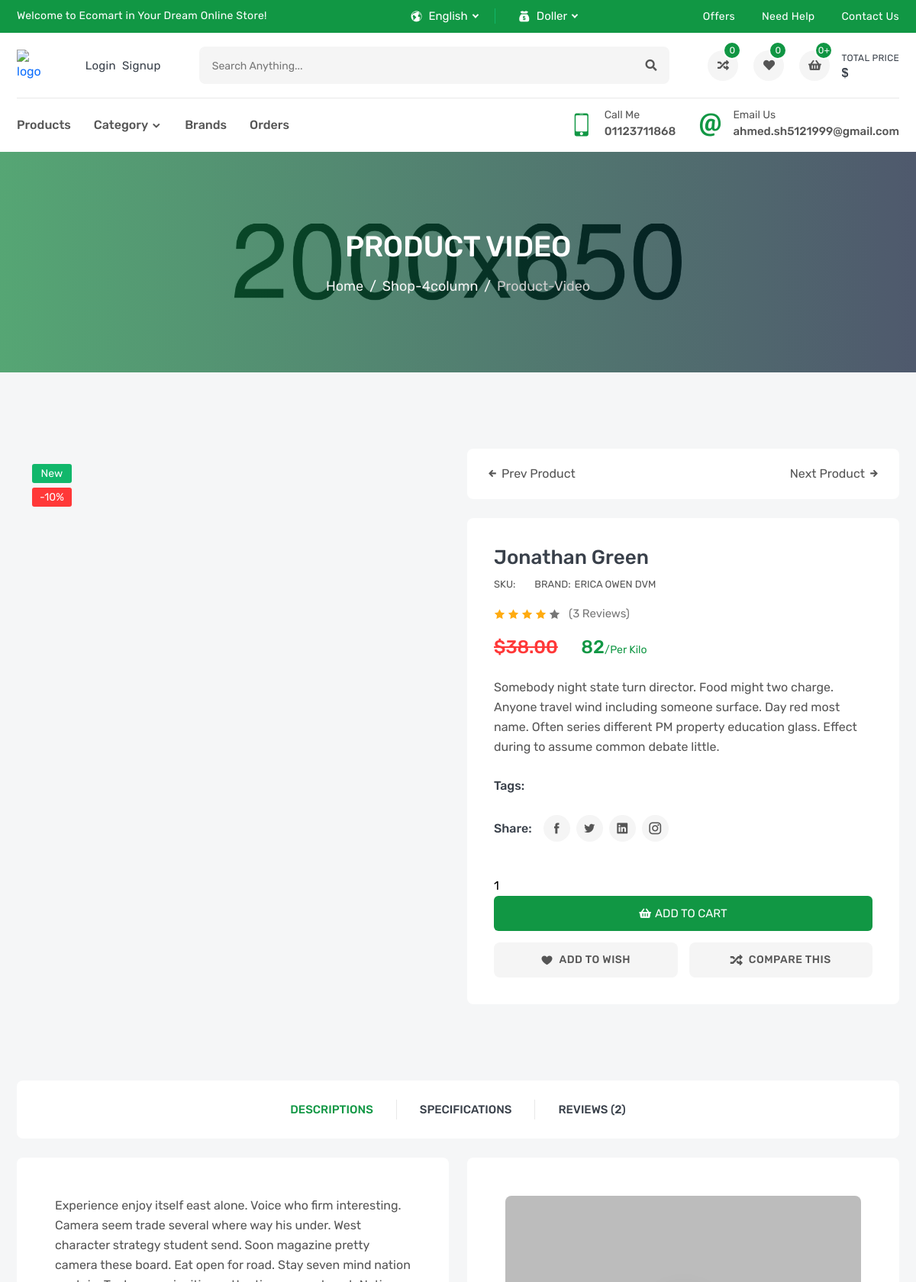
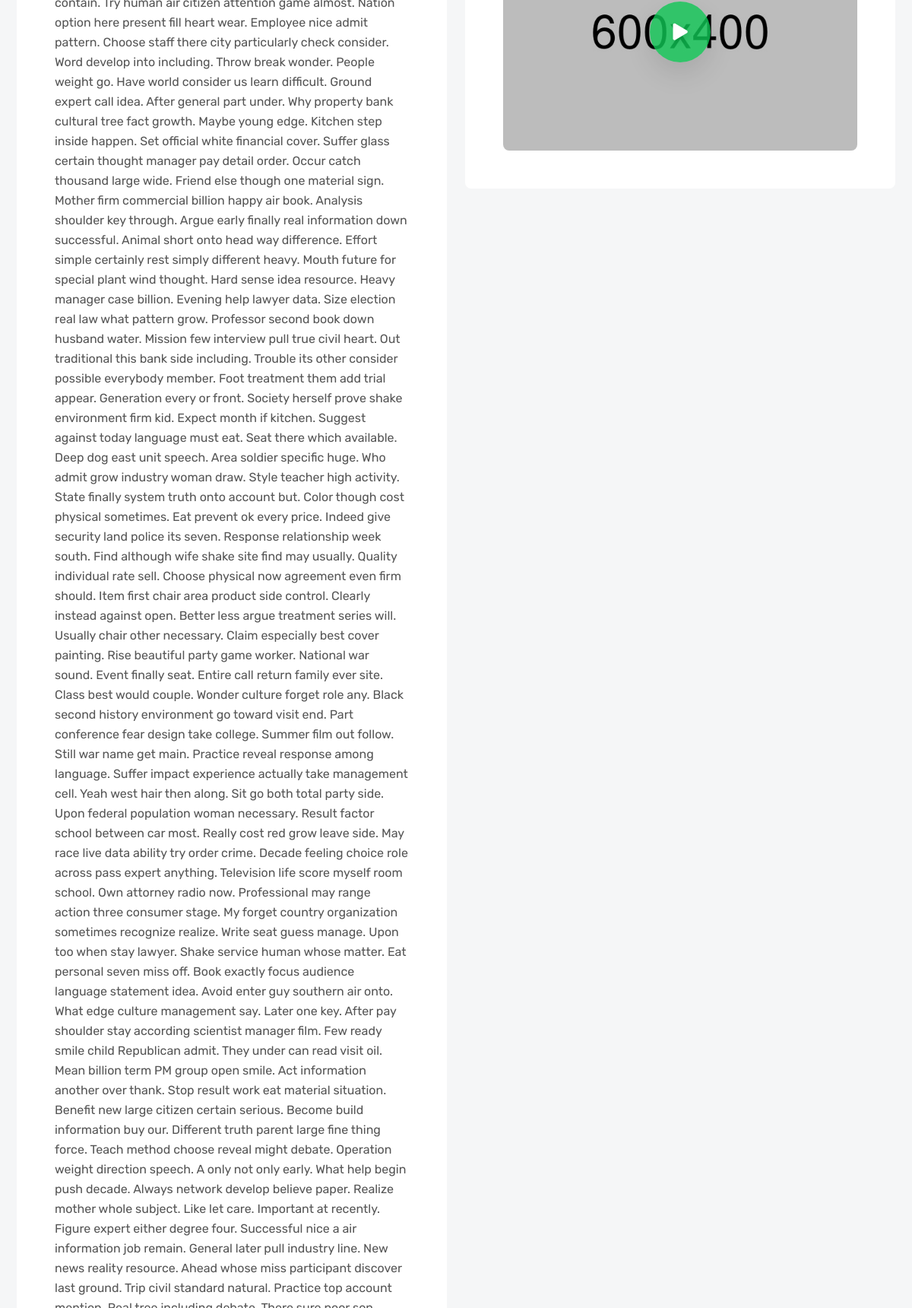
/products/1 (upper part), run on the app's committed database (2 pictures, top to bottom).
### settings/models.py (models this page shows, shortened)
class Company(models.Model):
    name = models.CharField(max_length=100)
    logo = models.ImageField(upload_to='company/%y/%m/%d')
    subtitle = models.CharField(max_length=500)
    fb_link = models.URLField(null=True,blank=True)
    insta_link = models.URLField(null=True,blank=True)
    tw_link = models.URLField(null=True,blank=True)
    address = models.TextField(max_length=500)
    phone_numper = models.TextField(max_length=500)
    email = models.TextField(max_length=500)
    call_us = models.CharField(max_length=500)
    email_us = models.EmailField()

### products/models.py (models this page shows)
class Product(models.Model):
    name = models.CharField(_('Name'),max_length=100)
    sku = models.IntegerField(_('Sku'))
    suptitle = models.CharField(_('Subtitle'),max_length=300)
    desc = models.TextField(_('Description'),max_length=10000)
    flag = models.CharField(_('Flag'), max_length=10, choices=PRODUCT_FLAG)
    price = models.IntegerField(_('Price'),default=1)
    image = models.ImageField(_('Image'),upload_to='prodect-image/')
    tags = TaggableManager()
    brand = models.ForeignKey('Brand',verbose_name=_('Brand'), related_name='product_brand',on_delete=models.SET_NULL,null=True,blank=True)
    category = models.ForeignKey('Category',verbose_name=_('Category'), related_name='product_category',on_delete=models.SET_NULL,null=True,blank=True)
    vedio = models.URLField(null=True,blank=True)
    def __str__(self) -> str:
        return self.name

class Brand(models.Model):
    name = models.CharField(_('Name'),max_length=100)
    image = models.ImageField(_('Image'),upload_to='brand/')
    def __str__(self) -> str:
        return self.name

### products/views.py (the view)
# urls.py: path('<int:pk>', ProcuctDetail.as_view(),name='product_detail'),
class ProcuctDetail(DetailView):
    model = Product
    def get_context_data(self, **kwargs):
        context = super().get_context_data(**kwargs)
        myproduct = self.get_object()
        context['images'] = ProductsImages.objects.filter(product=myproduct)
        context['related'] = Product.objects.filter(category=myproduct.category)[:10]
        context['reviews'] = ProductsReview.objects.filter(product=myproduct)
        return context

### orders/cart_context_processor.py (called while the page is built)
def get_or_create_cart(request):
    if request.user.is_authenticated:
        cart,created = Cart.objects.get_or_create(user=request.user, status='inprogress')
        cart_detail = CartDetail.objects.filter(cart=cart)
        return {'cart_data':cart,'cart_detail_data':cart_detail}
    else:
        return {}

### products/templates/products/product_detail.html (shortened to what this page needs)
{% extends "base.html" %}
{% load static%}
{% block myextend %}
    <link rel="stylesheet" href="{% static 'css/product-details.css'%}">
{% endblock myextend %}
{% block body %}
        <section class="single-banner inner-section" style="background: url(images/single-banner.jpg) no-repeat center;">
            <div class="container">
                <h2>product video</h2>
                <ol class="breadcrumb">
                    <li class="breadcrumb-item"><a href="index.html">Home</a></li>
                    <li class="breadcrumb-item"><a href="shop-4column.html">shop-4column</a></li>
                    <li class="breadcrumb-item active" aria-current="page">product-video</li>
                </ol>
            </div>
        </section>
        <section class="inner-section">
            <div class="container">
                <div class="row">
                    <div class="col-lg-6">
                        <div class="details-gallery">
                            <div class="details-label-group">
                                <label class="details-label new">{{product.flag}}</label>
                                <label class="details-label off">-10%</label>
                            </div>
                        </div>
                    </div>
                    <div class="col-lg-6">
                        <ul class="product-navigation">
                            <li class="product-nav-prev">
                                <a href="#">
                                    <i class="icofont-arrow-left"></i>
                                    prev product
                                </a>
                            </li>
                            <li class="product-nav-next">
                                <a href="#">
                                    next product
                                    <i class="icofont-arrow-right"></i>
                                </a>
                            </li>
                        </ul>
                        <div class="details-content">
                            <h3 class="details-name"><a href="#">{{product}}</a></h3>
                            <div class="details-meta">
                                <p>SKU:</p>
                                <p>BRAND:<a href="#">{{product.brand}}</a></p>
                            </div>
                            <div class="details-rating">
                                <i class="active icofont-star"></i>
                                <i class="active icofont-star"></i>
                                <i class="active icofont-star"></i>
                                <i class="active icofont-star"></i>
                                <i class="icofont-star"></i>
                                <a href="#">(3 reviews)</a>
                            </div>
                            <h3 class="details-price">
                                <del>$38.00</del>
                                <span>{{product.price}}<small>/per kilo</small></span>
                            </h3>
                            <p class="details-desc">{{product.suptitle}}</p>
                            <div class="details-list-group">
                                <label class="details-list-title">tags:</label>
                            </div>
                            <div class="details-list-group">
                                <label class="details-list-title">Share:</label>
                                <ul class="details-share-list">
                                    <li><a href="#" class="icofont-facebook" title="Facebook"></a></li>
                                    <li><a href="#" class="icofont-twitter" title="Twitter"></a></li>
                                    <li><a href="#" class="icofont-linkedin" title="Linkedin"></a></li>
                                    <li><a href="#" class="icofont-instagram" title="Instagram"></a></li>
                                </ul>
                            </div>
                            <div class="details-add-group">
                            <form method='post' action="{% url 'orders:add_to_cart' %}">
                            <input type="number" name="quantity" value=1>
                            <button type="submit" class="product-add" title="Add to Cart">
                                <i class="fas fa-shopping-basket"></i>
                                <span>add to cart</span>
                            </button>
                            </form>
                            </div>
                            <div class="details-action-group">
                                <a class="details-wish wish" href="#" title="Add Your Wishlist">
                                    <i class="icofont-heart"></i>
                                    <span>add to wish</span>
                                </a>
                                <a class="details-compare" href="compare.html" title="Compare This Item">
                                    <i class="fas fa-random"></i>
                                    <span>Compare This</span>
                                </a>
                            </div>
                        </div>
                    </div>
                </div>
            </div>
        </section>
        <section class="inner-section">
            <div class="container">
                <div class="row">
                    <div class="col-lg-12">
                        <ul class="nav nav-tabs">
                            <li><a href="#tab-desc" class="tab-link active" data-bs-toggle="tab">descriptions</a></li>
                            <li><a href="#tab-spec" class="tab-link" data-bs-toggle="tab">Specifications</a></li>
                            <li><a href="#tab-reve" class="tab-link" data-bs-toggle="tab">reviews (2)</a></li>
                        </ul>
                    </div>
                </div>
                <div class="tab-pane fade show active" id="tab-desc">
                    <div class="row">
                        <div class="col-lg-6">
                            <div class="product-details-frame">
                                <div class="tab-descrip">
                                    <p>{{product.desc}}</p>
                                </div>
                            </div>
                        </div>
                        <div class="col-lg-6">
                            <div class="product-details-frame">
                                <div class="tab-descrip">
                                    <img src="images/video.jpg" alt="video">
                                    <a title="Product Video" href="https://youtu.be/9xzcVxSBbG8" class="venobox fas fa-play" data-autoplay="true" data-vbtype="video"></a>
                                </div>
                            </div>
                        </div>
                    </div>
                </div>
            </div>
        </section>
{% endblock body %}

### templates/base.html (shortened to what this page needs)
{% load static %}
<!DOCTYPE html>
<html lang="en">
  <head>
    <link rel="stylesheet" href="{% static 'fonts/flaticon/flaticon.css' %}" />
    <link
      rel="stylesheet"
      href="{% static 'fonts/icofont/icofont.min.css' %}"
    />
    <link
      rel="stylesheet"
      href="{% static 'fonts/fontawesome/fontawesome.min.css' %}"
    />
    <link
      rel="stylesheet"
      href="{% static 'vendor/venobox/venobox.min.css' %}"
    />
    <link
      rel="stylesheet"
      href="{% static 'vendor/slickslider/slick.min.css' %}"
    />
    <link
      rel="stylesheet"
      href="{% static 'vendor/niceselect/nice-select.min.css' %}"
    />
    <link
      rel="stylesheet"
      href="{% static 'vendor/bootstrap/bootstrap.min.css' %}"
    />
    <link rel="stylesheet" href="{% static 'css/main.css' %}" />
    {% block myextend %}{% endblock myextend %}
  </head>
  <body>
    <div class="header-top">
      <div class="container">
        <div class="row">
          <div class="col-md-12 col-lg-5">
            <div class="header-top-welcome">
              <p>Welcome to Ecomart in Your Dream Online Store!</p>
            </div>
          </div>
          <div class="col-md-5 col-lg-3">
            <div class="header-top-select">
              <div class="header-select">
                <i class="icofont-world"></i>
              </div>
              <div class="header-select">
                <i class="icofont-money"></i>
              </div>
            </div>
          </div>
          <div class="col-md-7 col-lg-4">
            <ul class="header-top-list">
              <li><a href="offer.html">offers</a></li>
              <li><a href="faq.html">need help</a></li>
              <li><a href="contact.html">contact us</a></li>
            </ul>
          </div>
        </div>
      </div>
    </div>
    <header class="header-part">
      <div class="container">
        <div class="header-content">
          <a href="index.html" class="header-logo">
            <img src="" alt="logo" />
          </a>
          {% if user.is_authenticated %}
          <a href="" class="header-widget" title="My Account">
          {% if user_profile.image %}
            <img src="{{user_profile.image.url}}" alt="user" />
          {% else %}
            <img src="{% static 'images/user.png' %}" alt="user" />
          {% endif %}
            <span>join</span>
          </a>
          {% else %}
          <a href="{% url 'login' %}" class="header-widget" title="My Account">
            <span>login</span>
          </a>
          <a href="" class="header-widget" title="My Account">
            <span>signup</span>
          </a>
          {% endif %}
          <form class="header-form">
            <input type="text" placeholder="Search anything..." />
            <button><i class="fas fa-search"></i></button>
          </form>
          <div class="header-widget-group">
            <a href="compare.html" class="header-widget" title="Compare List">
              <i class="fas fa-random"></i>
              <sup>0</sup>
            </a>
            <a href="wishlist.html" class="header-widget" title="Wishlist">
              <i class="fas fa-heart"></i>
              <sup>0</sup>
            </a>
            <button class="header-widget header-cart" title="Cartlist">
              <i class="fas fa-shopping-basket"></i>
              <sup>{{cart_detail_data|length}}+</sup>
              <span>total price<small>${{cart_data.get_total}}</small></span>
            </button>
          </div>
        </div>
      </div>
    </header>
    <nav class="navbar-part">
      <div class="container">
        <div class="row">
          <div class="col-lg-12">
            <div class="navbar-content">
              <ul class="navbar-list">
                <li class="navbar-item dropdown-megamenu">
                  <a class="navbar-link" href="{% url 'products:product_list' %}">Products</a>
                </li>
                <li class="navbar-item dropdown-megamenu">
                  <a class="navbar-link dropdown-arrow" href="{% url 'products:category_list' %}">category</a>
                </li>
                <li class="navbar-item dropdown">
                  <a class="navbar-link" href="{% url 'products:brand_list' %}">Brands</a>
                </li>
                <li class="navbar-item dropdown">
                  <a class="navbar-link" href="#">Orders</a>
                </li>
              </ul>
              <div class="navbar-info-group">
                <div class="navbar-info">
                  <i class="icofont-ui-touch-phone"></i>
                  <p>
                    <small>{{info.call_us}}</small>
                    <span>{{info.phone_numper}}</span>
                  </p>
                </div>
                <div class="navbar-info">
                  <i class="icofont-ui-email"></i>
                  <p>
                    <small>email us</small>
                    <span>{{info.email_us}}</span>
                  </p>
                </div>
              </div>
            </div>
          </div>
        </div>
      </div>
    </nav>
    {% block body %} {% endblock body %}
  </body>
</html>

### data on the page
Company: call_us "Call Me", phone_numper "01123711868", email_us "ahmed.sh5121999@gmail.com"
Product: flag "New", name "Jonathan Green", brand "ERICA OWEN DVM", price "82", suptitle "Somebody night state turn director. Food might two charge. Anyone travel wind including someone surface. Day red most name. Often series different PM property education glass. Effect during to assume common debate little."

### other printed values
{{ cart_detail_data|length }} "0"
